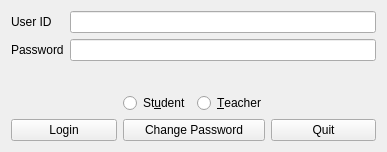
<?xml version="1.0" encoding="UTF-8"?>
<ui version="4.0">
 <class>LoginWidget</class>
 <widget class="QWidget" name="LoginWidget">
  <property name="geometry">
   <rect>
    <x>0</x>
    <y>0</y>
    <width>387</width>
    <height>152</height>
   </rect>
  </property>
  <property name="windowTitle">
   <string>Login</string>
  </property>
  <layout class="QGridLayout" name="gridLayout">
   <item row="1" column="2">
    <widget class="QRadioButton" name="teacherRadio">
     <property name="text">
      <string>&amp;Teacher</string>
     </property>
    </widget>
   </item>
   <item row="2" column="3">
    <widget class="QPushButton" name="quitButton">
     <property name="text">
      <string>Quit</string>
     </property>
    </widget>
   </item>
   <item row="1" column="0">
    <spacer name="horizontalSpacer">
     <property name="orientation">
      <enum>Qt::Horizontal</enum>
     </property>
     <property name="sizeHint" stdset="0">
      <size>
       <width>40</width>
       <height>20</height>
      </size>
     </property>
    </spacer>
   </item>
   <item row="1" column="1">
    <widget class="QRadioButton" name="studentRadio">
     <property name="text">
      <string>St&amp;udent</string>
     </property>
    </widget>
   </item>
   <item row="2" column="0">
    <widget class="QPushButton" name="loginButton">
     <property name="text">
      <string>Login</string>
     </property>
    </widget>
   </item>
   <item row="0" column="0" colspan="4">
    <layout class="QFormLayout" name="formLayout">
     <item row="0" column="0">
      <widget class="QLabel" name="label">
       <property name="text">
        <string>User ID</string>
       </property>
      </widget>
     </item>
     <item row="0" column="1">
      <widget class="QLineEdit" name="idInput"/>
     </item>
     <item row="1" column="0">
      <widget class="QLabel" name="label_2">
       <property name="text">
        <string>Password</string>
       </property>
      </widget>
     </item>
     <item row="1" column="1">
      <widget class="QLineEdit" name="pwdInput">
       <property name="inputMask">
        <string/>
       </property>
       <property name="echoMode">
        <enum>QLineEdit::Password</enum>
       </property>
       <property name="clearButtonEnabled">
        <bool>true</bool>
       </property>
      </widget>
     </item>
    </layout>
   </item>
   <item row="1" column="3">
    <spacer name="horizontalSpacer_2">
     <property name="orientation">
      <enum>Qt::Horizontal</enum>
     </property>
     <property name="sizeHint" stdset="0">
      <size>
       <width>40</width>
       <height>20</height>
      </size>
     </property>
    </spacer>
   </item>
   <item row="2" column="1" colspan="2">
    <widget class="QPushButton" name="changePwdButton">
     <property name="text">
      <string>Change Password</string>
     </property>
    </widget>
   </item>
  </layout>
 </widget>
 <resources/>
 <connections/>
</ui>
